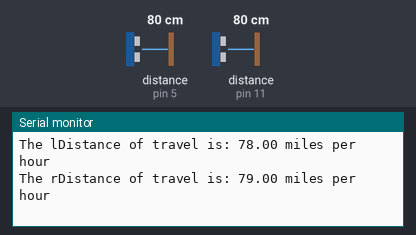
A sketch run on a simulated Arduino Uno, built with avr-gcc and run on an emulated ATmega328P. Parts: the last lines printed to the serial monitor. Wiring (inferred from the names in the program): 2 × ultrasonic range finder: trigger pin 3, echo pin 5 / trigger pin 13, echo pin 11. Inputs (shaded band) come from the test bench; at power-on: distance to the obstacle (sensors on pin 5, pin 11) 80 cm. The echo pulse lasts 58.3 µs per cm.

Above: at 1.2 s.
1.3 s: distance to the obstacle (sensor on pin 5) set to 4 cm
At 2.0 s:
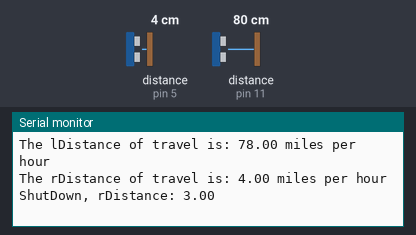
3.7 s: distance to the obstacle (sensor on pin 11) set to 2 cm
At 4.6 s:
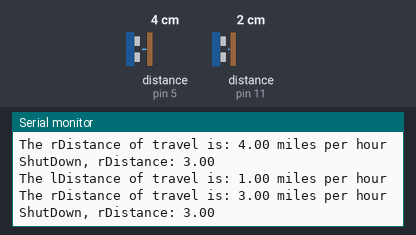
6.7 s: distance to the obstacle (sensor on pin 5) set to 18 cm
At 7.17 s:
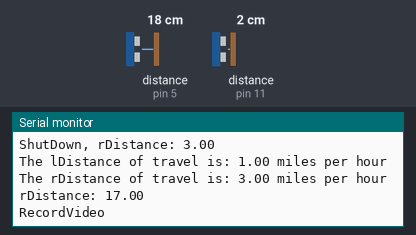
8.3 s: distance to the obstacle (sensor on pin 11) set to 4 cm
At 8.97 s:
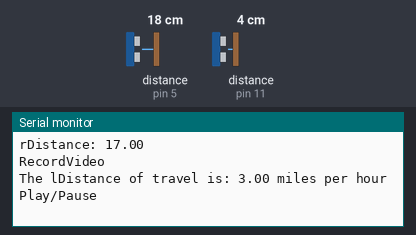
11.3 s: distance to the obstacle (sensor on pin 5) set to 35 cm
At 11.9 s:
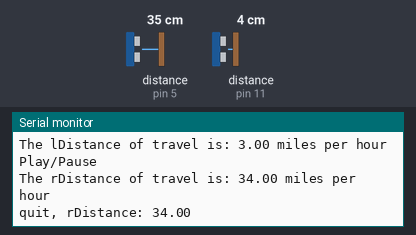
14.0 s: distance to the obstacle (sensor on pin 11) set to 9 cm
At 14.82 s:
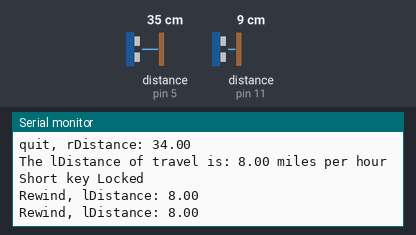
Timing chart, 0 to 16.8 s (numbered marks = the images above; inputs shaded):
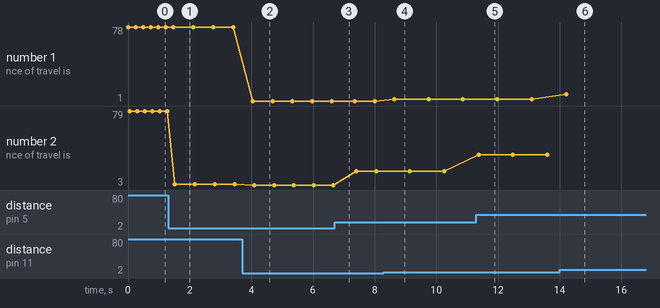

The sketch:

HumanGestureControlling.ino
```cpp
// Arduino Based Gesture Controlling the Computer
/*
 * Designing a gesture controlled computer operations
 * these features are implemented with Arduino and Python
 * These features are unique and performed only with
 * 2 ultrasonic sensors.
 *
 * Author - Deepika Teegapuram
 * Student ID - 200415938
 */
//pin numbers for left Ultrasonic Sensor
int leftTrigPin=13;
int leftEchoPin=11;

//pin numbers for right Ultrasonic Sensor
int rightTrigPin=3;
int rightEchoPin=5;

//Variables for calculating the distance between the Ultrasonic sensor and hand
float pingTime; // time for ping to hot target and return
float speedOfSound;//we will calc te speed of sound
float lDistance;
float rDistance;

void setup() {
  // put your setup code here, to run once:
Serial.begin(9600); // turn on serial port
pinMode(leftTrigPin,OUTPUT);
pinMode(leftEchoPin,INPUT);
pinMode(rightTrigPin,OUTPUT);
pinMode(rightEchoPin,INPUT);
}

int calculateDistance(int trigger,int echo)
{
 digitalWrite(trigger,LOW);
delayMicroseconds(2000); // pause to let signal settle
digitalWrite(trigger,HIGH);
delayMicroseconds(10); //pause for 10 micro seconds
digitalWrite(trigger,LOW);// finish pulse by bringing it low
pingTime=pulseIn(echo,HIGH); // measure the ping travel time at receiver in micro secs

int dist= pingTime*0.034/2;
/*if(dist>60)
{
  dist=60;
}  */
return dist;
}

void loop() {
  // put your main code here, to run repeatedly:
  lDistance=calculateDistance(leftTrigPin,leftEchoPin);
  Serial.println((String)"The lDistance of travel is: "+lDistance+" miles per hour");

  // play or pause the video

  if(lDistance>2 && lDistance<=6)
  {
    Serial.println("Play/Pause");
    delay(500);
  }

// rewind or forward the video

if (lDistance>6 && lDistance<=15)
{
  delay(100); //Hand Hold Time
  lDistance=calculateDistance(leftTrigPin,leftEchoPin);
  //distL =dist;
  if (lDistance>6 && lDistance<=15)
  {
    Serial.println("Short key Locked");
    while(lDistance>6 && lDistance<=15)
    {
      lDistance=calculateDistance(leftTrigPin,leftEchoPin);
    //  distL =dist;
      if (lDistance<=10) //Hand pushed in
      {Serial.println ((String)"Rewind, lDistance: "+lDistance); delay (300);}
      if (lDistance>10) //Hand pulled out
      {Serial.println ((String)"Forward, lDistance: "+lDistance); delay (300);}
    }
  }
}

//increase or decrease the volume of the video

if (lDistance>15 && lDistance<=25)
{
  delay(100); //Hand Hold Time
  lDistance=calculateDistance(leftTrigPin,leftEchoPin)
  ;
  //distL =dist;
  if (lDistance>15 && lDistance<=25)
  {
    while(lDistance>15 && lDistance<=25)
    {
      lDistance=calculateDistance(leftTrigPin,leftEchoPin);
    //  distL =dist;
      if (lDistance<=20) //Hand pushed in
      {Serial.println((String)"Increase, lDistance: "+lDistance); delay (300);}
      if (lDistance>20) //Hand pulled out
      {Serial.println ((String)"Decrease, lDistance: "+lDistance); delay (300);}
    }
  }
}

if (lDistance>25 && lDistance<=40)
{
  delay(100); //Hand Hold Time
  lDistance=calculateDistance(leftTrigPin,leftEchoPin);
  //distL =dist;
  if (lDistance>25 && lDistance<=40)
  {
    //Serial.println("Page Up");
    while(lDistance>25 && lDistance<=40)
    {
      lDistance=calculateDistance(leftTrigPin,leftEchoPin);
    //  distL =dist;
      if (lDistance<=32 && lDistance>25) //Hand pushed in
      {Serial.println ((String)"pagedown, lDistance: "+lDistance); delay (300);}
      if (lDistance>32 && lDistance<=40) //Hand pulled out
      {Serial.println ((String)"pageup, lDistance: "+lDistance); delay (300);}
    }
  }
}
delayMicroseconds(2);
rDistance=calculateDistance(rightTrigPin,rightEchoPin);
  Serial.println((String)"The rDistance of travel is: "+rDistance+" miles per hour");

if(rDistance>2 && rDistance<8)
{
    delay(100); //Hand Hold Time
  rDistance=calculateDistance(rightTrigPin,rightEchoPin);
  //distL =dist;
  if (rDistance>2 && rDistance<8)
  {
      Serial.println ((String)"ShutDown, rDistance: "+rDistance); delay (300);
      }
  }

if (rDistance>8 && rDistance<=20)
{
    delay(100); //Hand Hold Time
  rDistance=calculateDistance(rightTrigPin,rightEchoPin);
  Serial.println ((String)"rDistance: "+rDistance);
    if (rDistance>8 && rDistance<=20)
  {
    Serial.println("RecordVideo"); delay (300);
   // delay(500);
    }
}
if (rDistance>20 && rDistance<=30)
{
    delay(100); //Hand Hold Time
  rDistance=calculateDistance(rightTrigPin,rightEchoPin);
  Serial.println ((String)"rDistance: "+rDistance);
    if (rDistance>20 && rDistance<=30)
  {
    Serial.println("change"); delay (300);
   // delay(500);
    }
}
if(rDistance>30 && rDistance<50)
{
    delay(100); //Hand Hold Time
  rDistance=calculateDistance(rightTrigPin,rightEchoPin);
  //distL =dist;
  if (rDistance>30 && rDistance<60)
  {
      Serial.println ((String)"quit, rDistance: "+rDistance); delay (300);
      }
  }
delay(200);
}
```

Measured:
- after the input at 1.3 s, the serial monitor: prints a new line after 0.22 s (image 1)
- after the input at 3.7 s, the serial monitor: prints a new line after 0.35 s (image 2)
- after the input at 6.7 s, the serial monitor: prints a new line after 0.15 s (image 3)
- after the input at 8.3 s, the serial monitor: prints a new line after 0.34 s (image 4)
- after the input at 11.3 s, the serial monitor: prints a new line after 0.07 s (image 5)
- after the input at 14.0 s, the serial monitor: prints a new line after 0.21 s (image 6)
- plotted number 1: 78 → 1 after the input at 3.7 s, 3 → 8 after the input at 14.0 s
- plotted number 2: 79 → 4 after the input at 1.3 s, 3 → 17 after the input at 6.7 s, 17 → 34 after the input at 11.3 s
